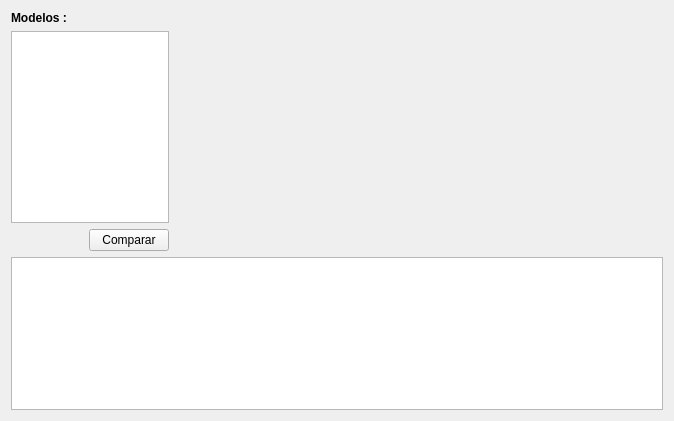
<?xml version="1.0" encoding="UTF-8"?>
<ui version="4.0">
 <class>WidgetComparativeModel</class>
 <widget class="QWidget" name="WidgetComparativeModel">
  <property name="geometry">
   <rect>
    <x>0</x>
    <y>0</y>
    <width>674</width>
    <height>421</height>
   </rect>
  </property>
  <property name="windowTitle">
   <string>Form</string>
  </property>
  <layout class="QGridLayout" name="gridLayout">
   <item row="0" column="0" rowspan="2">
    <layout class="QVBoxLayout" name="verticalLayout">
     <item>
      <widget class="QLabel" name="label">
       <property name="sizePolicy">
        <sizepolicy hsizetype="Maximum" vsizetype="Maximum">
         <horstretch>0</horstretch>
         <verstretch>0</verstretch>
        </sizepolicy>
       </property>
       <property name="font">
        <font>
         <weight>75</weight>
         <bold>true</bold>
        </font>
       </property>
       <property name="text">
        <string>Modelos :</string>
       </property>
      </widget>
     </item>
     <item>
      <widget class="QListView" name="listViewModel">
       <property name="sizePolicy">
        <sizepolicy hsizetype="Maximum" vsizetype="Minimum">
         <horstretch>0</horstretch>
         <verstretch>0</verstretch>
        </sizepolicy>
       </property>
      </widget>
     </item>
     <item>
      <layout class="QHBoxLayout" name="horizontalLayout">
       <item>
        <spacer name="horizontalSpacer_2">
         <property name="orientation">
          <enum>Qt::Horizontal</enum>
         </property>
         <property name="sizeType">
          <enum>QSizePolicy::Maximum</enum>
         </property>
         <property name="sizeHint" stdset="0">
          <size>
           <width>118</width>
           <height>20</height>
          </size>
         </property>
        </spacer>
       </item>
       <item>
        <widget class="QPushButton" name="pBCompare">
         <property name="sizePolicy">
          <sizepolicy hsizetype="Maximum" vsizetype="Maximum">
           <horstretch>0</horstretch>
           <verstretch>0</verstretch>
          </sizepolicy>
         </property>
         <property name="text">
          <string>Comparar</string>
         </property>
        </widget>
       </item>
      </layout>
     </item>
    </layout>
   </item>
   <item row="0" column="1">
    <spacer name="horizontalSpacer">
     <property name="orientation">
      <enum>Qt::Horizontal</enum>
     </property>
     <property name="sizeType">
      <enum>QSizePolicy::MinimumExpanding</enum>
     </property>
     <property name="sizeHint" stdset="0">
      <size>
       <width>488</width>
       <height>5</height>
      </size>
     </property>
    </spacer>
   </item>
   <item row="1" column="1">
    <widget class="QWidget" name="widgetChartComparative" native="true">
     <property name="styleSheet">
      <string notr="true"/>
     </property>
     <layout class="QVBoxLayout" name="vLayoutChartComparative"/>
    </widget>
   </item>
   <item row="2" column="0" colspan="2">
    <widget class="QTableView" name="tableViewModelCom">
     <property name="sizePolicy">
      <sizepolicy hsizetype="Minimum" vsizetype="Maximum">
       <horstretch>0</horstretch>
       <verstretch>0</verstretch>
      </sizepolicy>
     </property>
    </widget>
   </item>
  </layout>
 </widget>
 <resources/>
 <connections/>
</ui>
